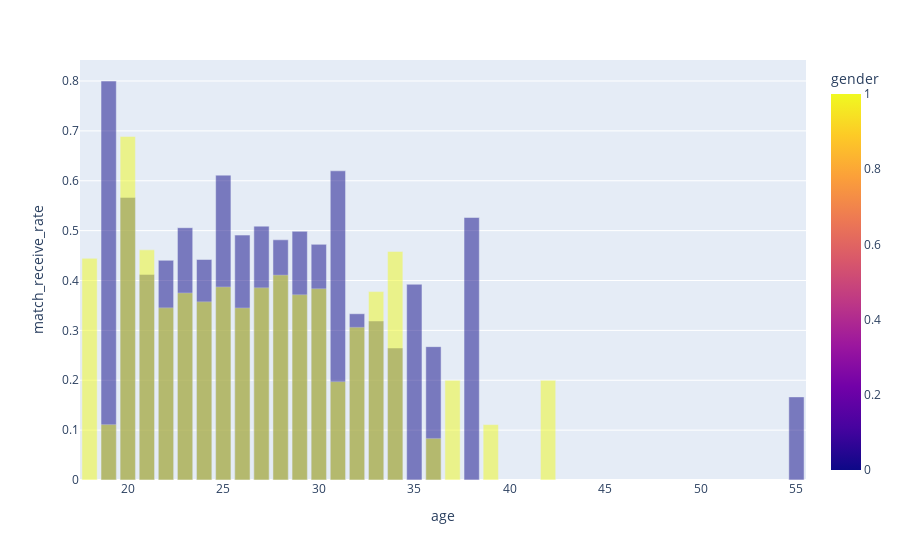
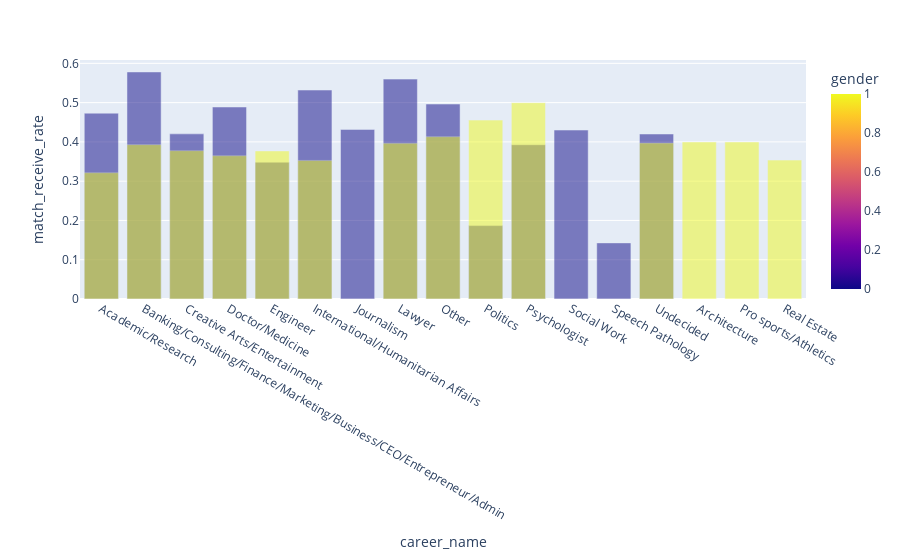

Notebook cell for these charts, in order:
### Code cell
# bar chart of match receive rate by input
inputs = ['age', 'career_name', 'met_o', 'goal']

for input in inputs:
    match_rate_by_input = df_uniq_id.groupby(['gender', input])['match_receive_rate'].mean().reset_index()

    fig = px.bar(match_rate_by_input, x=input, y='match_receive_rate', color='gender', color_discrete_sequence=['#FF5733', '#33FF7A'], barmode='overlay')
    fig.show()
    #pyo.plot(fig, filename=input + '_match_bar.html')

### Figure 1 — Plotly figure (JSON) as saved in the notebook; plotly's stock layout.template omitted (floating-point values rounded to 4 significant figures)
{"data": [{"alignmentgroup": "True", "hovertemplate": "age=%{x}<br>match_receive_rate=%{y}<br>gender=%{marker.color}<extra></extra>", "legendgroup": "", "marker": {"color": [0, 0, 0, 0, 0, 0, 0, 0, 0, 0, 0, 0, 0, 0, 0, 0, 0, 0, 0, 0, 1, 1, 1, 1, 1, 1, 1, 1, 1, 1, 1, 1, 1, 1, 1, 1, 1, 1, 1, 1, 1], "coloraxis": "coloraxis", "opacity": 0.5, "pattern": {"shape": ""}}, "name": "", "offsetgroup": "", "orientation": "v", "showlegend": false, "textposition": "auto", "type": "bar", "x": [19, 20, 21, 22, 23, 24, 25, 26, 27, 28, 29, 30, 31, 32, 33, 34, 35, 36, 38, 55, 18, 19, 20, 21, 22, 23, 24, 25, 26, 27, 28, 29, 30, 31, 32, 33, 34, 36, 37, 39, 42], "xaxis": "x", "y": [0.8, 0.5667, 0.4123, 0.4404, 0.5058, 0.4421, 0.6112, 0.491, 0.509, 0.4816, 0.4986, 0.4725, 0.6199, 0.3333, 0.3188, 0.2646, 0.3925, 0.2674, 0.5263, 0.1667, 0.4444, 0.1111, 0.6889, 0.4614, 0.3452, 0.3752, 0.3573, 0.3872, 0.3451, 0.3854, 0.4108, 0.3715, 0.3837, 0.1972, 0.3061, 0.3778, 0.4583, 0.08333, 0.2, 0.1111, 0.2], "yaxis": "y"}], "layout": {"barmode": "overlay", "coloraxis": {"colorbar": {"title": {"text": "gender"}}, "colorscale": [[0, "#0d0887"], [0.1111, "#46039f"], [0.2222, "#7201a8"], [0.3333, "#9c179e"], [0.4444, "#bd3786"], [0.5556, "#d8576b"], [0.6667, "#ed7953"], [0.7778, "#fb9f3a"], [0.8889, "#fdca26"], [1, "#f0f921"]]}, "legend": {"tracegroupgap": 0}, "margin": {"t": 60}, "xaxis": {"anchor": "y", "domain": [0, 1], "title": {"text": "age"}}, "yaxis": {"anchor": "x", "domain": [0, 1], "title": {"text": "match_receive_rate"}}}}

### Figure 2 — Plotly figure (JSON) as saved in the notebook; plotly's stock layout.template omitted (floating-point values rounded to 4 significant figures)
{"data": [{"alignmentgroup": "True", "hovertemplate": "career_name=%{x}<br>match_receive_rate=%{y}<br>gender=%{marker.color}<extra></extra>", "legendgroup": "", "marker": {"color": [0, 0, 0, 0, 0, 0, 0, 0, 0, 0, 0, 0, 0, 0, 1, 1, 1, 1, 1, 1, 1, 1, 1, 1, 1, 1, 1, 1], "coloraxis": "coloraxis", "opacity": 0.5, "pattern": {"shape": ""}}, "name": "", "offsetgroup": "", "orientation": "v", "showlegend": false, "textposition": "auto", "type": "bar", "x": ["Academic/Research", "Banking/Consulting/Finance/Marketing/Business/CEO/Entrepreneur/Admin", "Creative Arts/Entertainment", "Doctor/Medicine", "Engineer", "International/Humanitarian Affairs", "Journalism", "Lawyer", "Other", "Politics", "Psychologist", "Social Work", "Speech Pathology", "Undecided", "Academic/Research", "Architecture", "Banking/Consulting/Finance/Marketing/Business/CEO/Entrepreneur/Admin", "Creative Arts/Entertainment", "Doctor/Medicine", "Engineer", "International/Humanitarian Affairs", "Lawyer", "Other", "Politics", "Pro sports/Athletics", "Psychologist", "Real Estate", "Undecided"], "xaxis": "x", "y": [0.4732, 0.5781, 0.4205, 0.4889, 0.3484, 0.5321, 0.4318, 0.5598, 0.4963, 0.1869, 0.3928, 0.4302, 0.1429, 0.4201, 0.3214, 0.4, 0.393, 0.3776, 0.3647, 0.3771, 0.3528, 0.3965, 0.4132, 0.4556, 0.4, 0.5, 0.3537, 0.397], "yaxis": "y"}], "layout": {"barmode": "overlay", "coloraxis": {"colorbar": {"title": {"text": "gender"}}, "colorscale": [[0, "#0d0887"], [0.1111, "#46039f"], [0.2222, "#7201a8"], [0.3333, "#9c179e"], [0.4444, "#bd3786"], [0.5556, "#d8576b"], [0.6667, "#ed7953"], [0.7778, "#fb9f3a"], [0.8889, "#fdca26"], [1, "#f0f921"]]}, "legend": {"tracegroupgap": 0}, "margin": {"t": 60}, "xaxis": {"anchor": "y", "domain": [0, 1], "title": {"text": "career_name"}}, "yaxis": {"anchor": "x", "domain": [0, 1], "title": {"text": "match_receive_rate"}}}}
